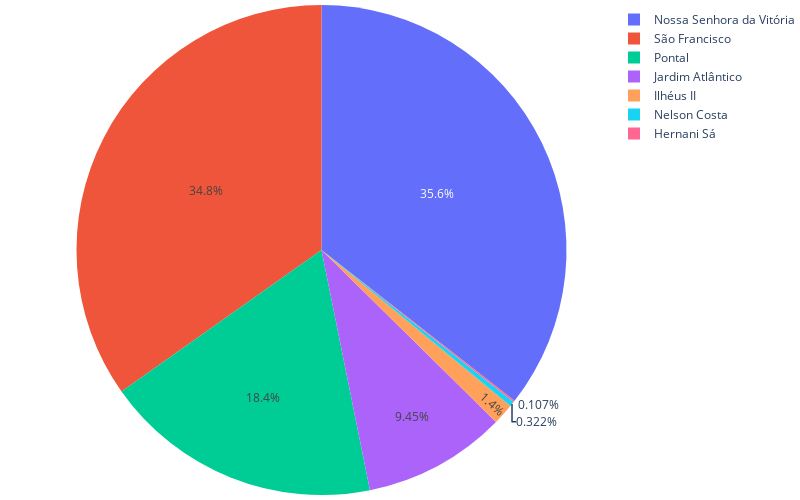

The notebook cell this image was saved under:
### Code cell
def pizza_plot(dataframe):
    fig = px.pie(data_frame=dataframe, values='count', names='bairro')
    fig.update_layout(
        margin=dict(l=0, r=0, t=0, b=0),
        height=500,
        width=800
    )
    fig.show()

all_bairros_zona_sul = somente_zona_sul['bairro'].value_counts().reset_index()
all_bairros_zona_sul.columns = ['bairro', 'count']

pizza_plot(all_bairros_zona_sul)

### Figure 1 — Plotly figure (JSON) as saved in the notebook; plotly's stock layout.template omitted (floating-point values rounded to 4 significant figures)
{"data": [{"domain": {"x": [0, 1], "y": [0, 1]}, "hovertemplate": "bairro=%{label}<br>count=%{value}<extra></extra>", "labels": ["Nossa Senhora da Vitória", "São Francisco", "Pontal", "Jardim Atlântico", "Ilhéus II", "Nelson Costa", "Hernani Sá"], "legendgroup": "", "name": "", "showlegend": true, "type": "pie", "values": [331, 324, 171, 88, 13, 3, 1]}], "layout": {"height": 500, "legend": {"tracegroupgap": 0}, "margin": {"b": 0, "l": 0, "r": 0, "t": 0}, "width": 800}}
